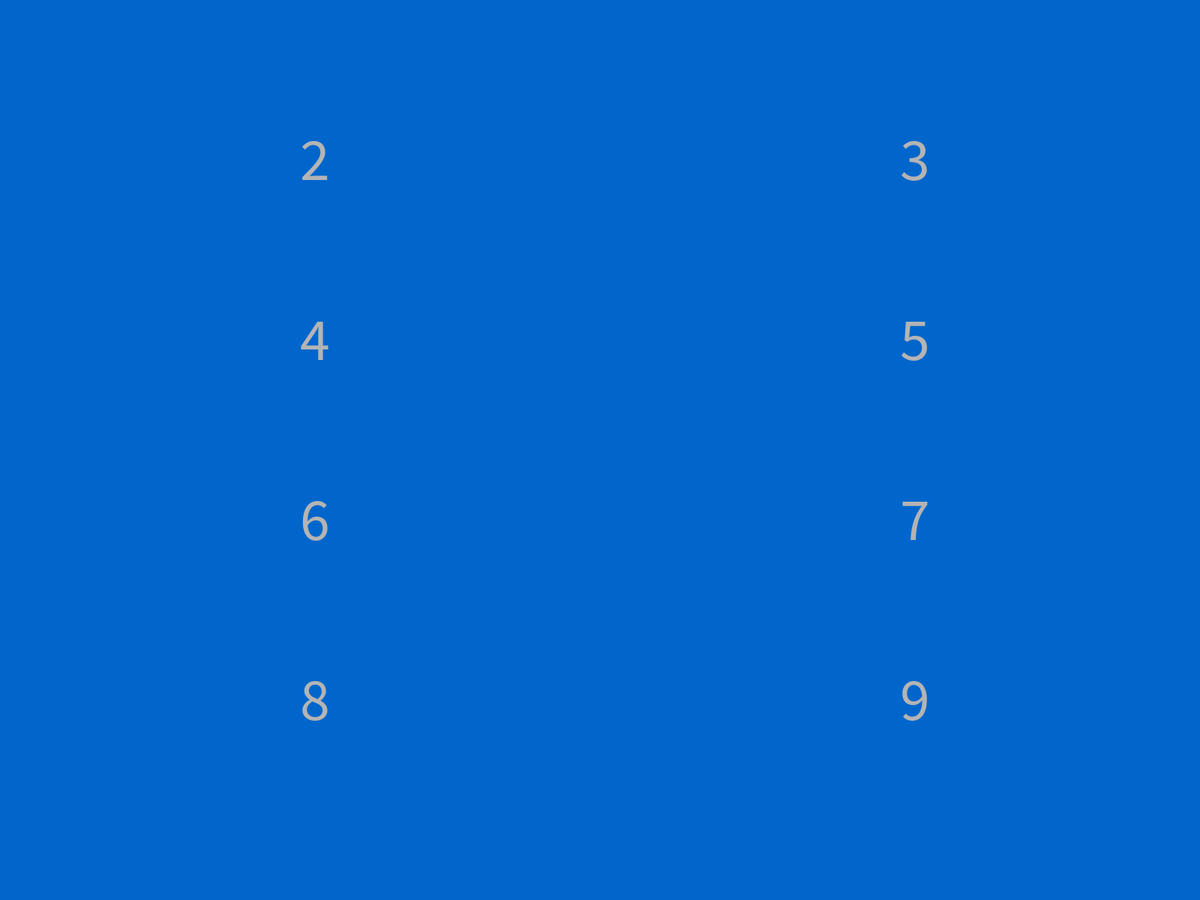
Frame 1 (no input)
Frame 60 (the mouse pressed at the canvas centre just before this capture): identical to frame 1, image omitted
Frame 120 (the mouse held since frame 60 and released just before this capture): identical to frame 1, image omitted

The Processing sketch that drew this single still picture (run headless with seeded random() and noise(); from frame 60 on, the mouse is pressed at the canvas centre):

// Processing sketch: TOH_SWIPE
// ── TOH_SWIPE.pde
int[] A = new int[10];
int[] B = new int[10];
int[] C = new int[10];
boolean gameOver, tapped;
boolean dragged;
boolean selectA;
boolean selectB;
boolean selectC;
int topA;
int topB;
int topC;
int discCount = 3;
int movesCount;
int count;
int temp = 0;
boolean discCountSelect;


void setup(){
  fullScreen();
  rectMode(CENTER);
  colorMode(HSB, 360,  100, 100);
  discCountSelect = false;
  background(210, 100, 80);
  fill(255);
  textSize(width/20);
  //text("SELECT THE NUMBER OF DISCS.", width/7, height/4);
    for(int j = 2; j < 10; j+=2){
      text(j, (0.5) * width/2, (j) * height/10 );
      text(j+1, (1.5) * width/2, (j) * height/10 );
    }
  noStroke();
}


void initialize(){
  for(int i =0; i < discCount; i++){
    A[i] = discCount - i;
    B[i] = 0;
    C[i] = 0;
  }
  selectA = selectB = selectC = false;
  gameOver = tapped = dragged = false;
  topA = discCount - 1; topB = topC = -1;
  movesCount = 0;
}


void draw(){
   
}

void mousePressed(){
  dragged = false;
  
  if(!discCountSelect){
    if(mouseX > width/2){
      if(mouseY<height/4){ discCount = 3; }
      else if(mouseY<height/2){ discCount = 5; }
      else if(mouseY<3*height/4){ discCount = 7; }
      else{ discCount = 9; }
    }
    else{
      if(mouseY<height/4){ discCount = 2; }
      else if(mouseY<height/2){ discCount = 4; }
      else if(mouseY<3*height/4){ discCount = 6; }
      else{ discCount = 8; }
    }
    discCountSelect = true;
    initialize();
    renderBackground();
    renderDisks(); 
  }
  else{
    if(gameOver) tapped = true;
    if(mouseX < width / 3)
    selectA = !selectA;
    if(mouseX >= width / 3 && mouseX <= 2 * width/3)
      selectB = !selectB;
    if(mouseX > 2 * width/3 )
      selectC = !selectC;
  }
}


void mouseReleased(){
  count = 0;
  if(dragged){
    if(selectA){ A[++topA] = temp; }
    if(selectB){ B[++topB] = temp; }
    if(selectC){ C[++topC] = temp; }
  }
  
  if(discCountSelect && dragged){
    //Tower A
    if(mouseX < width / 3){
      selectA = !selectA;
      if(selectB && selectA && topB > -1 && (topA == -1 || B[topB] < A[topA])){
        A[++topA] = B[topB--];
        B[topB + 1] = 0;
        movesCount++;
      }
      if(selectC && selectA && topC > -1 && (topA == -1 || C[topC] < A[topA])){
        A[++topA] = C[topC--];
        C[topC + 1] = 0;
        movesCount++;
      }
    }
    
    //Tower B
    if(mouseX >= width / 3 && mouseX <= 2 * width/3){
      selectB = !selectB;
      if(selectA && selectB && topA > -1 && (topB == -1 || A[topA] < B[topB])){
        B[++topB] = A[topA--];
        A[topA + 1] = 0;
        movesCount++;
      }
      if(selectC && selectB && topC > -1 && (topB == -1 || C[topC] < B[topB])){
        B[++topB] = C[topC--];
        C[topC + 1] = 0;
        movesCount++;
      }
    }
    
    //Tower C
    if(mouseX > 2 * width/3 ){
      selectC = !selectC;
      if(selectA && selectC && topA > -1 && (topC == -1 || A[topA] < C[topC])){
        C[++topC] = A[topA--];
        A[topA + 1] = 0;
        movesCount++;
      }
      if(selectB && selectC && topB > -1 && (topC == -1 || B[topB] < C[topC])){
        C[++topC] = B[topB--];
        B[topB + 1] = 0;
        movesCount++;
      }
    }
  }
  renderBackground();
  renderDisks();
  checkGameOver();
  selectA = selectB = selectC = false;
}

void mouseDragged(){
  count++;
  dragged = true;
  if(count == 1){
  if(selectA){ temp = A[topA]; A[topA--] = 0; }
  if(selectB){ temp = B[topB]; B[topB--] = 0; }
  if(selectC){ temp = C[topC]; C[topC--] = 0; }
  }
  renderBackground();
  for(int i = 0; i < discCount; i++){
    if(A[i] > 0){
      fill(map(A[i], 1, discCount + 1, 0, 360), 100, 100);
      rect(width/6, 4 * height / 5  - 25 - (i) * 50, map(A[i], 1, discCount, width/12, width/4), 50, 15); 
    }
    if(B[i] > 0){
      fill(map(B[i], 1, discCount + 1, 0, 360), 100, 100);
      rect(width/2, 4 * height / 5 - 25 - (i) * 50, map(B[i], 1, discCount, width/12, width/4), 50, 15); 
    }
    if(C[i] > 0){
      fill(map(C[i], 1, discCount + 1, 0, 360), 100, 100);
      rect(5*width/6, 4 * height / 5 - 25 - (i) * 50, map(C[i], 1, discCount, width/12, width/4), 50, 15); 
    }
  }
  fill(map(temp, 1, discCount + 1, 0, 360), 100, 100);
  rect(mouseX, mouseY, map(temp, 1, discCount, width/12, width/4), 50, 15);
}

void renderBackground(){
  /*loadPixels();
  for(int i = 0, index = i * width; i < height; i++) { 
    for(; index < (i + 1) * width; index++){
      pixels[index] = color(200 + i * 0.025, 100, 100);
    }
  }
  updatePixels();*/
  background(210, 100, 80);
  noStroke();
  fill(60, 100, 100);
  rect(1 * width / 6, height/2, 30, 3 * height/5, 10);
  rect(3 * width / 6, height/2, 30, 3 * height/5, 10);
  rect(5 * width / 6, height/2, 30, 3 * height/5, 10);
  
  fill(20, 100, 100, 50);
  rect(width/2, 9 * height / 10, width, height / 5);
  fill(4, 0, 100);
  textSize(width/20);
  int optimalCount = (int)pow(2, discCount) - 1;
  text("OPTIMAL:" + optimalCount + " NUMBER OF MOVES:" + movesCount,  width/10, 4.5 * height / 5);
}


void renderDisks(){
  for(int i = 0; i < discCount; i++){
    if(A[i] > 0){
      fill(map(A[i], 1, discCount + 1, 0, 360), 100, 100);
      rect(width/6, 4 * height / 5  - 25 - (i) * 50, map(A[i], 1, discCount, width/12, width/4), 50, 15); 
    }
    if(B[i] > 0){
      fill(map(B[i], 1, discCount + 1, 0, 360), 100, 100);
      rect(width/2, 4 * height / 5 - 25 - (i) * 50, map(B[i], 1, discCount, width/12, width/4), 50, 15); 
    }if(C[i] > 0){
      fill(map(C[i], 1, discCount + 1, 0, 360), 100, 100);
      rect(5*width/6, 4 * height / 5 - 25 - (i) * 50, map(C[i], 1, discCount, width/12, width/4), 50, 15); 
    }
  }
}


void checkGameOver(){
  gameOver = true;
  for(int i =0; i < discCount; i++)
    if(C[i] != discCount - i)
      gameOver = false; 
  if(gameOver){
    fill(180, 0, 100);
    textSize(width/20);
    text("YOU WON, TAP ANYWHERE TO RESTART.", width/20, 100);
  }
  if(gameOver && tapped)
    setup();
}
